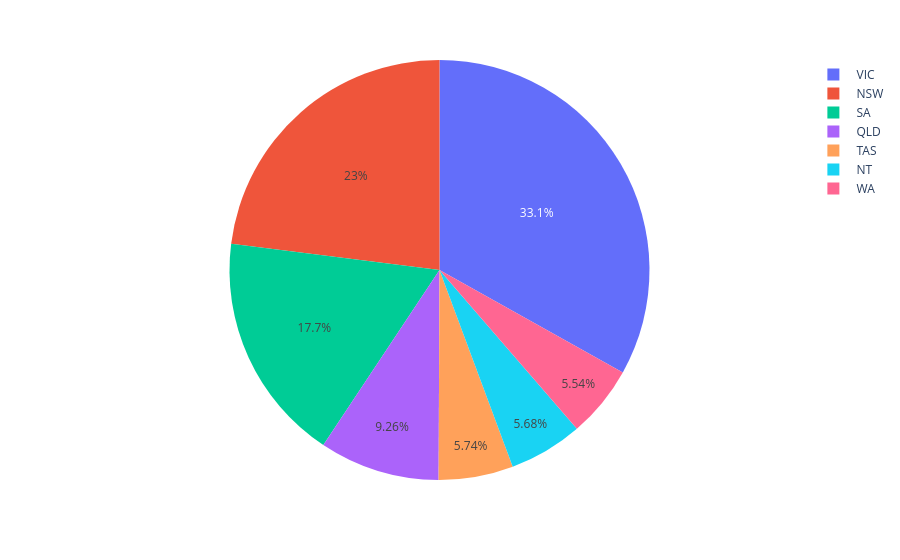

Write notebook code for a chart like this one.
### Code cell
px.pie(df, values='Sales', names='State')

### Figure 1 — Plotly figure (JSON) as saved in the notebook; plotly's stock layout.template omitted (floating-point values rounded to 4 significant figures; data arrays with more than 128 entries replaced by an {"elided": "..."} marker saying what was removed)
{"data": [{"domain": {"x": [0, 1], "y": [0, 1]}, "hovertemplate": "State=%{label}<br>Sales=%{value}<extra></extra>", "labels": {"elided": "7560 str values"}, "legendgroup": "", "name": "", "showlegend": true, "type": "pie", "values": {"elided": "7560 float values"}}], "layout": {"autosize": true, "legend": {"tracegroupgap": 0}, "margin": {"t": 60}}}
